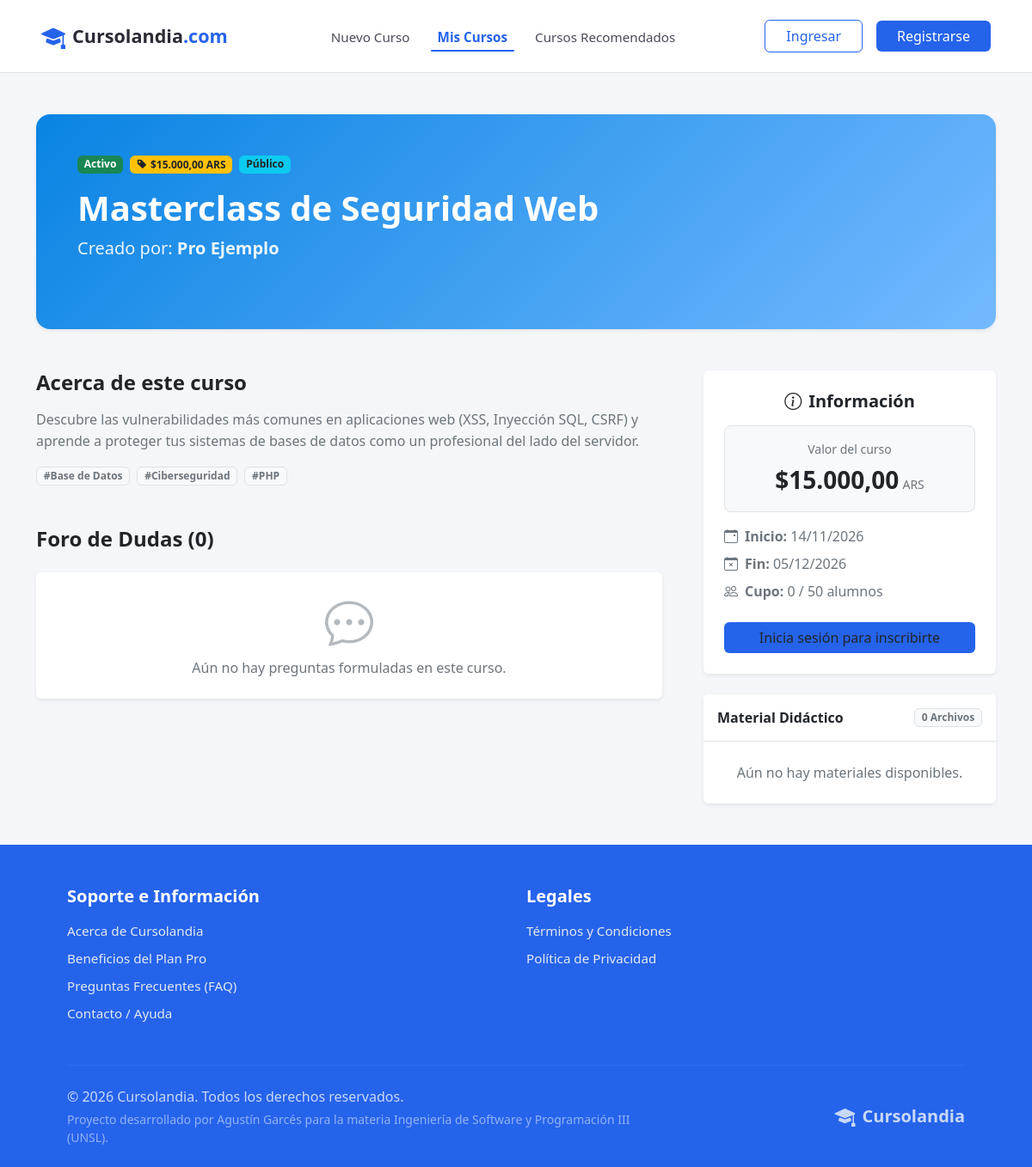
Page /php/curso.php?id=1 on the committed database.
### tables this page shows
CREATE TABLE cursos (
    id_curso INT AUTO_INCREMENT PRIMARY KEY,
    id_creador INT NOT NULL,
    titulo VARCHAR(100) NOT NULL,
    descripcion TEXT NOT NULL,
    es_publico BOOLEAN DEFAULT TRUE NOT NULL,
    es_pago BOOLEAN DEFAULT FALSE NOT NULL,
    costo DECIMAL(10,2) DEFAULT 0.00,
    imagen VARCHAR(255) NULL,
    cupo INT NULL,
    fecha_inicio DATE NOT NULL,
    fecha_fin DATE NOT NULL,
    activo BOOLEAN DEFAULT TRUE NOT NULL,
    programado BOOLEAN DEFAULT FALSE NOT NULL,
    fecha_creacion DATETIME DEFAULT CURRENT_TIMESTAMP,
    CONSTRAINT fk_cursos_creador FOREIGN KEY (id_creador) REFERENCES usuarios(id_usuario) ON DELETE RESTRICT,
    CONSTRAINT chk_cursos_titulo CHECK (CHAR_LENGTH(TRIM(titulo)) > 0),
    CONSTRAINT chk_cursos_descripcion CHECK (CHAR_LENGTH(TRIM(descripcion)) > 0),
    CONSTRAINT chk_cursos_fechas CHECK (fecha_fin >= fecha_inicio),
    CONSTRAINT chk_cursos_costo CHECK (costo >= 0),
    CONSTRAINT chk_cursos_cupo CHECK (cupo IS NULL OR cupo > 0),
    CONSTRAINT chk_cursos_pago_costo CHECK (
        (es_pago = 0 AND COALESCE(costo, 0) = 0)
        OR (es_pago = 1 AND COALESCE(costo, 0) > 0)
    )
);

CREATE TABLE usuarios (
    id_usuario INT AUTO_INCREMENT PRIMARY KEY,
    nombre VARCHAR(50) NOT NULL,
    apellido VARCHAR(50) NOT NULL,
    email VARCHAR(100) NOT NULL,
    password VARCHAR(255) NOT NULL,
    dni VARCHAR(15),
    edad INT,
    antecedentes TEXT,
    imagen_perfil VARCHAR(255) DEFAULT 'default_avatar.png',
    rol ENUM('admin', 'regular') DEFAULT 'regular' NOT NULL,
    plan ENUM('gratis', 'pro') DEFAULT 'gratis' NOT NULL,
    vencimiento_pro DATE NULL,
    fecha_registro DATETIME DEFAULT CURRENT_TIMESTAMP,
    CONSTRAINT uq_usuarios_email UNIQUE (email),
    CONSTRAINT uq_usuarios_dni UNIQUE (dni),
    CONSTRAINT chk_usuarios_nombre CHECK (CHAR_LENGTH(TRIM(nombre)) > 0),
    CONSTRAINT chk_usuarios_apellido CHECK (CHAR_LENGTH(TRIM(apellido)) > 0),
    CONSTRAINT chk_usuarios_email CHECK (email LIKE '%_@_%._%'),
    CONSTRAINT chk_usuarios_edad CHECK (edad IS NULL OR edad BETWEEN 0 AND 120),
    CONSTRAINT chk_usuarios_pro_vencimiento CHECK (plan = 'gratis' OR vencimiento_pro IS NOT NULL)
);

CREATE TABLE etiquetas (
    id_etiqueta INT AUTO_INCREMENT PRIMARY KEY,
    nombre VARCHAR(50) NOT NULL,
    CONSTRAINT uq_etiquetas_nombre UNIQUE (nombre),
    CONSTRAINT chk_etiquetas_nombre CHECK (CHAR_LENGTH(TRIM(nombre)) > 0)
);

### php/curso.php (the view, shortened to what the rows shown need)
<?php
    require_once 'conexion.php';
    $id_curso = (int)$_GET['id'];
    $sql_curso = "
        SELECT c.*, u.nombre, u.apellido
        FROM cursos c
        INNER JOIN usuarios u ON c.id_creador = u.id_usuario
        WHERE c.id_curso = $id_curso
    ";
    $resultado_curso = mysqli_query($conexion, $sql_curso);
    $curso = mysqli_fetch_assoc($resultado_curso);
    $es_programado = ($curso['activo'] == 0 && !empty($curso['programado']) && $curso['programado'] == 1);
    $esta_inscripto = false;
    $costo_curso = (float)($curso['costo'] ?? 0);
    $costo_formateado = '$' . number_format($costo_curso, 2, ',', '.');
    $sql_cupo = "SELECT COUNT(id_inscripcion) as total_alumnos FROM inscripciones WHERE id_curso = $id_curso AND estado = 'aceptada'";
    $res_cupo = mysqli_query($conexion, $sql_cupo);
    $total_alumnos = mysqli_fetch_assoc($res_cupo)['total_alumnos'];
    $sql_tags_curso = "
        SELECT e.nombre
        FROM curso_etiquetas ce
        INNER JOIN etiquetas e ON ce.id_etiqueta = e.id_etiqueta
        WHERE ce.id_curso = $id_curso
        ORDER BY e.nombre ASC
    ";
    $res_tags_curso = mysqli_query($conexion, $sql_tags_curso);
    $tiene_imagen = (!empty($curso['imagen']) && file_exists('../uploads/cursos/' . $curso['imagen']));
    $clase_gradiente_banner = $tiene_imagen ? '' : 'curso-gradiente-' . (($curso['id_curso'] % 5) + 1);
    $bg_banner = $tiene_imagen
        ? 'style="background: linear-gradient(rgba(30, 30, 40, 0.6), rgba(30, 30, 40, 0.85)), url(\'../uploads/cursos/' . htmlspecialchars($curso['imagen']) . '\'); background-size: cover; background-position: center;"'
        : '';
    require_once 'header.php' ;
?>
    <main class="container my-5">
        <div class="curso-header-banner <?php echo $clase_gradiente_banner; ?> mb-5 rounded-4 shadow-sm p-4 p-md-5" <?php echo $bg_banner; ?>>
            <div class="d-flex flex-column justify-content-center h-100">
                <div class="d-flex gap-2 mb-3 flex-wrap">
                    <?php if($curso['activo'] == 1): ?>
                        <span class="badge bg-success">Activo</span>
                    <?php elseif($es_programado): ?>
                        <span class="badge bg-primary"><i class="bi bi-calendar-check me-1"></i>Programado (inicia el <?php echo date("d/m/Y", strtotime($curso['fecha_inicio'])); ?>)</span>
                    <?php else: ?>
                        <span class="badge bg-secondary">Borrador</span>
                    <?php endif; ?>
                    <?php if($curso['es_pago'] == 1): ?>
                        <?php if(!$esta_inscripto): ?>
                            <span class="badge bg-warning text-dark fw-semibold">
                                <i class="bi bi-tag-fill me-1"></i><?php echo $costo_formateado; ?> ARS
                            </span>
                        <?php else: ?>
                            <span class="badge bg-warning text-dark">De Pago</span>
                        <?php endif; ?>
                    <?php else: ?>
                        <span class="badge bg-secondary">Gratuito</span>
                    <?php endif; ?>
                    <?php if($curso['es_publico'] == 1): ?>
                        <span class="badge bg-info text-dark">Público</span>
                    <?php else: ?>
                        <span class="badge bg-dark text-white">Privado</span>
                    <?php endif; ?>
                </div>
                <h1 class="fw-bold text-white mb-2"><?php echo htmlspecialchars($curso['titulo']); ?></h1>
                <p class="text-white mb-0 fs-5" style="opacity: 0.9;">
                    Creado por: <span class="fw-bold text-white"><?php echo htmlspecialchars($curso['nombre'] . ' ' . $curso['apellido']); ?></span>
                </p>
            </div>
        </div>
        <div class="row g-5">
            <div class="col-lg-8">
                <section class="mb-5">
                    <h4 class="fw-bold mb-3">Acerca de este curso</h4>
                    <p class="text-secondary" style="line-height: 1.6; white-space: pre-wrap;"><?php echo htmlspecialchars($curso['descripcion']); ?></p>
                    <div class="d-flex gap-2 mt-3 flex-wrap">
                        <?php if(mysqli_num_rows($res_tags_curso) > 0): ?>
                            <?php while($tag = mysqli_fetch_assoc($res_tags_curso)): ?>
                                <span class="badge bg-light text-secondary border">#<?php echo htmlspecialchars($tag['nombre']); ?></span>
                            <?php endwhile; ?>
                        <?php else: ?>
                            <span class="badge bg-light text-muted border">Sin etiquetas</span>
                        <?php endif; ?>
                    </div>
                </section>
            </div>
            <div class="col-lg-4">
                <div class="card border-0 shadow-sm mb-4">
                    <div class="card-body p-4 text-center">
                        <?php if(!$esta_inscripto): ?>
                            <div class="p-3 mb-3 rounded-3 bg-light border">
                                <span class="text-muted small d-block mb-1">Valor del curso</span>
                                <?php if($curso['es_pago'] == 1): ?>
                                    <span class="fs-3 fw-bold text-dark"><?php echo $costo_formateado; ?></span>
                                    <span class="text-muted small">ARS</span>
                                <?php else: ?>
                                    <span class="fs-4 fw-bold text-success">Gratuito</span>
                                <?php endif; ?>
                            </div>
                        <?php endif; ?>
                        <ul class="list-unstyled text-start text-secondary mb-4">
                            <li class="mb-2"><i class="bi bi-calendar-event me-2"></i><strong>Inicio:</strong> <?php echo date("d/m/Y", strtotime($curso['fecha_inicio'])); ?></li>
                            <li class="mb-2"><i class="bi bi-calendar-x me-2"></i><strong>Fin:</strong> <?php echo date("d/m/Y", strtotime($curso['fecha_fin'])); ?></li>
                            <li><i class="bi bi-people me-2"></i><strong>Cupo:</strong> <?php echo $total_alumnos; ?> / <?php echo $curso['cupo'] ? $curso['cupo'] : 'Sin límite'; ?> alumnos</li>
                        </ul>
                    </div>
                </div>
            </div>
        </div>
    </main>
<?php require_once 'footer.php'; ?>

### rows in the picture
cursos: costo "$15.000,00", titulo "Masterclass de Seguridad Web", id_creador.apellido "Pro Ejemplo", descripcion "Descubre las vulnerabilidades más comunes en aplicaciones web (XSS, Inyección SQL, CSRF) y aprende a proteger tus sistemas de bases de datos como un profesional del lado del servidor.", fecha_inicio "14/11/2026", fecha_fin "05/12/2026", cupo "50"
etiquetas: nombre "Base de Datos"
etiquetas: nombre "Ciberseguridad"
etiquetas: nombre "PHP"

### other values in the picture
$total_preguntas "0"
$total_alumnos "0"
$total_materiales "0"
